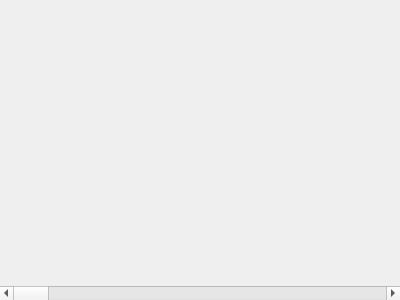
<?xml version="1.0" encoding="UTF-8"?>
<ui version="4.0">
 <class>TemperatureTimeWidget</class>
 <widget class="QWidget" name="TemperatureTimeWidget">
  <property name="geometry">
   <rect>
    <x>0</x>
    <y>0</y>
    <width>400</width>
    <height>300</height>
   </rect>
  </property>
  <property name="windowTitle">
   <string notr="true">Form</string>
  </property>
  <layout class="QVBoxLayout" name="verticalLayout">
   <property name="spacing">
    <number>0</number>
   </property>
   <property name="leftMargin">
    <number>0</number>
   </property>
   <property name="topMargin">
    <number>0</number>
   </property>
   <property name="rightMargin">
    <number>0</number>
   </property>
   <property name="bottomMargin">
    <number>0</number>
   </property>
   <item>
    <spacer name="verticalSpacer">
     <property name="orientation">
      <enum>Qt::Vertical</enum>
     </property>
     <property name="sizeHint" stdset="0">
      <size>
       <width>20</width>
       <height>281</height>
      </size>
     </property>
    </spacer>
   </item>
   <item>
    <widget class="QScrollBar" name="horizontalScrollBar">
     <property name="orientation">
      <enum>Qt::Horizontal</enum>
     </property>
    </widget>
   </item>
  </layout>
 </widget>
 <resources/>
 <connections/>
</ui>
